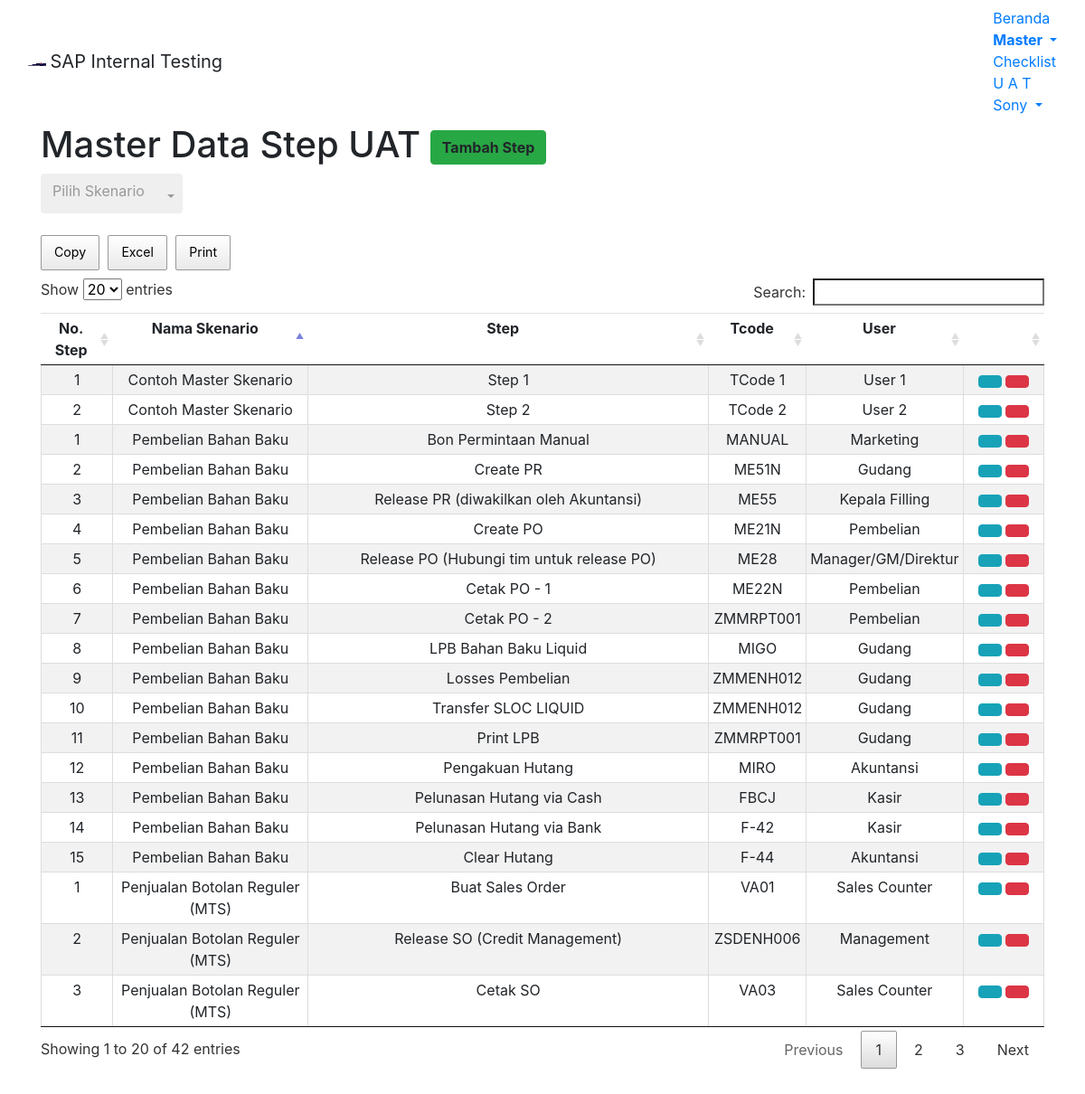
Screenshot of /module/home/m-uat-step.php (signed in) with the database file from the repository.
### tables this page shows
CREATE TABLE `m_uat_scn` (
  `uat_id` int(10) NOT NULL,
  `uat_modul` varchar(255) NOT NULL,
  `uat_scn` varchar(255) NOT NULL,
  `uat_desc` varchar(255) NOT NULL,
  `chg_by` varchar(255) DEFAULT NULL,
  `chg_date` datetime DEFAULT NULL
);

CREATE TABLE `m_uat_step` (
  `id_step` int(11) NOT NULL,
  `uat_scn` varchar(255) NOT NULL,
  `no_step` int(11) NOT NULL,
  `bp_step` varchar(255) NOT NULL,
  `tcode_step` varchar(255) NOT NULL,
  `modul_step` varchar(255) NOT NULL,
  `user_step` varchar(255) NOT NULL,
  `chg_by` varchar(255) DEFAULT NULL,
  `chg_date` datetime DEFAULT NULL
);

### module/home/m-uat-step.php (the view, shortened to what this page needs)
<!DOCTYPE html>
<?php
	$root = "../../";
?>
 <html lang="en-US">
<head>
<link href="<?php echo $root; ?>assets/css/bootstrap.min.css" rel="stylesheet">
<link href="<?php echo $root; ?>assets/datatables/media/css/jquery.dataTables.min.css" rel="stylesheet">
<link href="<?php echo $root; ?>assets/datatables/media/css/buttons.dataTables.min.css" rel="stylesheet">
<link href="<?php echo $root; ?>assets/bs-select/css/bootstrap-select.min.css" rel="stylesheet">
<body>
	<nav class="navbar navbar-default">
	  <div class="container-fluid">
		<div class="navbar-header">
		  <img alt="Samator" class="navbar-text" src="<?php echo $root; ?>assets/images/s-logo.png" width="20" height="20">
		  <a class="navbar-brand">SAP Internal Testing</a>
		</div>
		<ul class="nav navbar-nav navbar-right">
			<li><a href="<?php echo $root; ?>module/home/home.php">Beranda</a></li>
			<li class="dropdown active">
				<a class="dropdown-toggle" data-toggle="dropdown" href="#"><b>Master
				<span class="caret"></span></b></a>
			</li>
			<li><a href="<?php echo $root; ?>module/home/checklist.php">Checklist</a></li>
			<li><a href="<?php echo $root; ?>module/home/uat.php">U A T</a></li>
			<li class="dropdown">
				<a class="dropdown-toggle" data-toggle="dropdown" href="#"><span class="glyphicon glyphicon-user" aria-hidden="true"></span>
				<?php echo $_SESSION["longname"]; ?>
				<span class="caret"></span></a>
			</li>
		</ul>
	  </div>
	</nav>
	<div class="container container-fluid">
		<h1>Master Data Step UAT
		<?php
				if ($_SESSION['modul']=="ABAP" || $_SESSION['modul']=="BASIS")
				{
			?>
			<a id="btn_tambahstep" class="btn btn-success text-right pull-right" data-toggle="modal" data-target="#modaladd_uatstep"><span class="glyphicon glyphicon-plus"></span> <b>Tambah Step</b></a>
			<?php
				}
				else
				{
				}
			?>
		</h1>
	</div>
	<div class="container container-fluid">
	</div><br>
	<div class="container container-fluid">
		<table id="tableStep" class="table table-hover text-center table-striped compact cell-border">
			<thead>
				<tr>
					<td><b>No. Step</b></td>
					<td><b>Nama Skenario</b></td>
					<td><b>Step</b></td>
					<td><b>Tcode</b></td>
					<td><b>User</b></td>
					<?php if ($_SESSION['modul']=="ABAP" || $_SESSION['modul']=="BASIS") { ?>
					<td class="col-md-1"></td>
					<?php } else {} ?>
				</tr>
			</thead>
			<tbody>
			<?php
				$con = mysqli_connect("localhost","root","","saptest");
				$query = "SELECT * FROM m_uat_scn c JOIN m_uat_step t WHERE c.uat_scn = t.uat_scn";
				$result = mysqli_query($con,$query);
				while($row = mysqli_fetch_array($result,MYSQLI_ASSOC))
				{
					echo "<tr>";
						echo "<td style:'border=1px solid black'>".$row['no_step']."</td>";
						echo "<td style:'border=1px solid black'>".$row['uat_scn']."</td>";
						echo "<td style:'border=1px solid black'>".$row['bp_step']."</td>";
						echo "<td style:'border=1px solid black'>".$row['tcode_step']."</td>";
						echo "<td style:'border=1px solid black'>".$row['user_step']."</td>";
					if ($_SESSION['modul']=="ABAP" || $_SESSION['modul']=="BASIS")
						{
			?>
							<td><a type='button' class='btn btn-info btn-xs' data-toggle='modal' href="#modalEditStep<?php echo $row['id_step']; ?>"><span class='glyphicon glyphicon-pencil'></span></a>
							<a type='button' class='btn btn-danger btn-xs' data-toggle='modal' href="#modalDelStep<?php echo $row['id_step']; ?>"><span class='glyphicon glyphicon-trash'></span></a></td>
			<?php
						}
						else
						{
						}
					echo "</tr>";
				}
			?>
			</tbody>
		</table>
	</div><br /><br />
</body>

### rows the page displays
m_uat_scn: m_uat_step.no_step "1", m_uat_step.uat_scn "Penjualan Botolan Reguler (MTS)", m_uat_step.bp_step "Buat Sales Order", m_uat_step.tcode_step "VA01", m_uat_step.user_step "Sales Counter", m_uat_step.no_step "2", m_uat_step.bp_step "Release SO (Credit Management)", m_uat_step.tcode_step "ZSDENH006", m_uat_step.user_step "Management", m_uat_step.no_step "3", m_uat_step.bp_step "Cetak SO", m_uat_step.tcode_step "VA03"
m_uat_scn: m_uat_step.no_step "1", m_uat_step.uat_scn "Pembelian Bahan Baku", m_uat_step.bp_step "Bon Permintaan Manual", m_uat_step.tcode_step "MANUAL", m_uat_step.user_step "Marketing", m_uat_step.no_step "2", m_uat_step.bp_step "Create PR", m_uat_step.tcode_step "ME51N", m_uat_step.user_step "Gudang", m_uat_step.no_step "3", m_uat_step.bp_step "Release PR (diwakilkan oleh Akuntansi)", m_uat_step.tcode_step "ME55", m_uat_step.user_step "Kepala Filling", m_uat_step.no_step "4", m_uat_step.bp_step "Create PO", m_uat_step.tcode_step "ME21N", m_uat_step.user_step "Pembelian", m_uat_step.no_step "5", m_uat_step.bp_step "Release PO (Hubungi tim untuk release PO)", m_uat_step.tcode_step "ME28", m_uat_step.user_step "Manager/GM/Direktur", m_uat_step.no_step "6", m_uat_step.bp_step "Cetak PO - 1", m_uat_step.tcode_step "ME22N", m_uat_step.no_step "7", m_uat_step.bp_step "Cetak PO - 2", m_uat_step.tcode_step "ZMMRPT001", m_uat_step.no_step "8", m_uat_step.bp_step "LPB Bahan Baku Liquid", m_uat_step.tcode_step "MIGO", m_uat_step.no_step "9", m_uat_step.bp_step "Losses Pembelian", m_uat_step.tcode_step "ZMMENH012", m_uat_step.no_step "10", m_uat_step.bp_step "Transfer SLOC LIQUID", m_uat_step.no_step "11", m_uat_step.bp_step "Print LPB", m_uat_step.no_step "12", m_uat_step.bp_step "Pengakuan Hutang", m_uat_step.tcode_step "MIRO", m_uat_step.user_step "Akuntansi", m_uat_step.no_step "13", m_uat_step.bp_step "Pelunasan Hutang via Cash", m_uat_step.tcode_step "FBCJ", m_uat_step.user_step "Kasir", m_uat_step.no_step "14", m_uat_step.bp_step "Pelunasan Hutang via Bank", m_uat_step.tcode_step "F-42", m_uat_step.no_step "15", m_uat_step.bp_step "Clear Hutang", m_uat_step.tcode_step "F-44"
m_uat_scn: m_uat_step.no_step "1", m_uat_step.uat_scn "Contoh Master Skenario", m_uat_step.bp_step "Step 1", m_uat_step.tcode_step "TCode 1", m_uat_step.user_step "User 1", m_uat_step.no_step "2", m_uat_step.bp_step "Step 2", m_uat_step.tcode_step "TCode 2", m_uat_step.user_step "User 2"

### other values shown
$_SESSION["longname"] "Sony"
